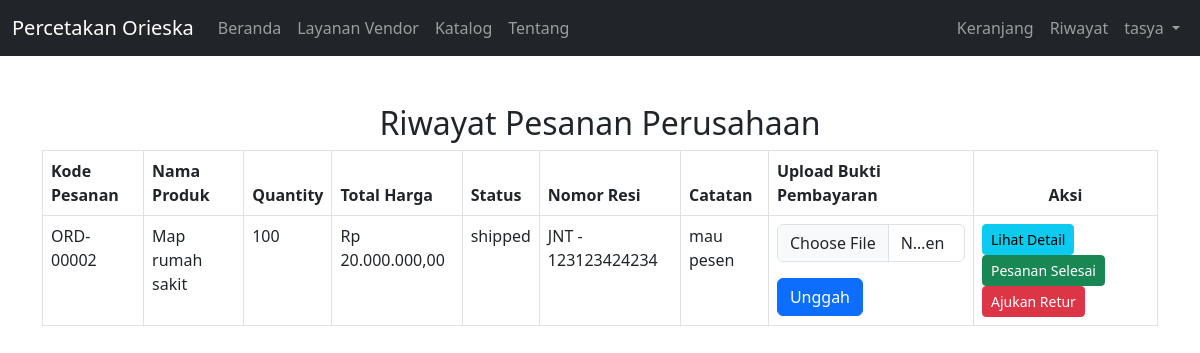
Screenshot of /consumer/company_order_history.php (signed in) with the database file from the repository.
### tables this page shows
CREATE TABLE `order_items` (
  `id` int(11) NOT NULL,
  `order_id` int(11) NOT NULL,
  `product_id` int(11) NOT NULL,
  `quantity` int(11) NOT NULL,
  `price` decimal(10,2) NOT NULL,
  `design_file` varchar(255) DEFAULT NULL,
  `note` text DEFAULT NULL
);

CREATE TABLE `orders` (
  `id` int(11) NOT NULL,
  `user_id` int(11) NOT NULL,
  `order_code` varchar(20) NOT NULL,
  `total` decimal(10,2) NOT NULL,
  `created_at` timestamp NOT NULL DEFAULT current_timestamp(),
  `updated_at` timestamp NOT NULL DEFAULT current_timestamp() ON UPDATE current_timestamp(),
  `address` varchar(255) NOT NULL,
  `shipping_method` varchar(50) NOT NULL,
  `payment_method` varchar(50) NOT NULL,
  `status` varchar(50) NOT NULL DEFAULT 'pending',
  `tracking_number` varchar(255) DEFAULT NULL,
  `shipping_cost` decimal(10,2) DEFAULT NULL,
  `payment_proof` varchar(255) DEFAULT NULL,
  `rejection_notes` text DEFAULT NULL,
  `proofing_file` varchar(255) DEFAULT NULL
);

CREATE TABLE `products` (
  `id` int(11) NOT NULL,
  `product_code` varchar(20) NOT NULL,
  `name` varchar(100) NOT NULL,
  `description` text DEFAULT NULL,
  `price` decimal(10,2) NOT NULL,
  `image` varchar(255) DEFAULT NULL,
  `created_at` timestamp NOT NULL DEFAULT current_timestamp(),
  `company` tinyint(1) DEFAULT 0,
  `estimasi_pengerjaan` varchar(255) DEFAULT NULL,
  `min_order` int(11) DEFAULT 1
);

### consumer/company_order_history.php (the view, shortened to what this page needs)
<?php
include '../includes/db.php';
$user_id = $_SESSION['user_id'];
$stmt = $conn->prepare("SELECT orders.id AS order_id, orders.order_code, orders.total, orders.status,
                        orders.tracking_number, order_items.product_id, order_items.quantity,
                        order_items.note, products.name AS product_name, orders.payment_proof
                        FROM orders
                        JOIN order_items ON orders.id = order_items.order_id
                        JOIN products ON order_items.product_id = products.id
                        WHERE orders.user_id = ?
                        ORDER BY orders.id DESC");
$stmt->bind_param("i", $user_id);
$stmt->execute();
$result = $stmt->get_result();
$orders = [];
while ($row = $result->fetch_assoc()) {
    $orders[] = $row;
}
?>
<!DOCTYPE html>
<html lang="id">
<head>
    <link href="https://cdn.jsdelivr.net/npm/bootstrap@5.3.0/dist/css/bootstrap.min.css" rel="stylesheet">
</head>
<body>
<nav class="navbar navbar-expand-lg navbar-dark bg-dark sticky-top">
        <div class="container-fluid">
            <a class="navbar-brand" href="#">Percetakan Orieska</a>
            <div class="collapse navbar-collapse" id="navbarNavDropdown">
                <ul class="navbar-nav me-auto mb-2 mb-lg-0">
                    <li class="nav-item">
                        <a class="nav-link" aria-current="page" href="../index.php">Beranda</a>
                    </li>
                    <li class="nav-item">
                        <a class="nav-link" href="../layanan.php">Layanan Vendor</a>
                    </li>
                    <li class="nav-item">
                        <a class="nav-link" href="company_catalog.php">Katalog</a>
                    </li>
                    <li class="nav-item">
                        <a class="nav-link" href="../about.php">Tentang</a>
                    </li>
                </ul>
                <ul class="navbar-nav mb-2 mb-lg-0">
                    <li class="nav-item">
                        <a class="nav-link" href="company_cart.php"><i class="bi bi-cart"></i> Keranjang</a>
                    </li>
                    <li class="nav-item">
                        <a class="nav-link" href="company_order_history.php"><i class="material-icons"></i> Riwayat</a>
                    </li>
                    <?php if (isset($_SESSION['username'])): ?>
                        <li class="nav-item dropdown">
                            <a class="nav-link dropdown-toggle" href="#" id="userDropdown" role="button" data-bs-toggle="dropdown" aria-expanded="false">
                                <?= htmlspecialchars($_SESSION['username']); ?>
                            </a>
                        </li>
                    <?php endif; ?>
                </ul>
            </div>
        </div>
    </nav>
    <div class="container mt-5">
        <h2 class="text-center">Riwayat Pesanan Perusahaan</h2>
        <?php if (empty($orders)): ?>
            <p class="text-center">Tidak ada riwayat pesanan.</p>
        <?php else: ?>
            <table class="table table-bordered">
                <thead>
                    <tr>
                        <th>Kode Pesanan</th>
                        <th>Nama Produk</th>
                        <th>Quantity</th>
                        <th>Total Harga</th>
                        <th>Status</th>
                        <th>Nomor Resi</th>
                        <th>Catatan</th>
                        <th>Upload Bukti Pembayaran</th>
                        <th><center>Aksi</center></th>
                    </tr>
                </thead>
                <tbody>
                    <?php foreach ($orders as $order): ?>
                        <tr>
                            <td><?= htmlspecialchars($order['order_code']); ?></td>
                            <td><?= htmlspecialchars($order['product_name']); ?></td>
                            <td><?= htmlspecialchars($order['quantity']); ?></td>
                            <td>Rp <?= number_format($order['total'], 2, ',', '.'); ?></td>
                            <td><?= htmlspecialchars($order['status']); ?></td>
                            <td><?= htmlspecialchars($order['tracking_number']); ?></td>
                            <td><?= htmlspecialchars($order['note']); ?></td>
                            <td>
                                <form method="post" action="company_order_history.php" enctype="multipart/form-data">
                                    <div class="mb-3">
                                        <input type="file" name="payment_proof" class="form-control" accept="image/jpeg,image/png" required>
                                    </div>
                                    <button type="submit" class="btn btn-primary">Unggah</button>
                                </form>
                            </td>
                            <td>
                            <a class="btn btn-info btn-sm" href="view_company_order_detail.php?id=<?= $order['order_id'] ?>">Lihat Detail</a>
                                <?php if ($order['status'] === 'shipped'): ?>
                                    <a class="btn btn-success btn-sm" href="complete_order.php?order_id=<?= $order['order_id'] ?>">Pesanan Selesai</a>
                                    <a class="btn btn-danger btn-sm" href="company_return_request.php?order_id=<?= $order['order_id'] ?>">Ajukan Retur</a>
                                <?php elseif ($order['status'] === 'return_pending'): ?>
                                    <span class="badge bg-warning text-dark">Retur Pending</span>
                                <?php elseif ($order['status'] === 'return_rejected'): ?>
                                    <span class="badge bg-danger">Retur Ditolak</span>
                                <?php elseif ($order['status'] === 'return_approved'): ?>
                                    <a class="btn btn-danger btn-sm" href="company_return_form.php?order_id=<?= $order['order_id'] ?>">Retur Barang</a>
                                <?php elseif ($order['status'] === 'return_accepted'): ?>
                                    <span class="badge bg-success">Retur Diterima</span>
                                <?php elseif ($order['status'] === 'returned'): ?>
                                    <span class="badge bg-success">Retur Barang Diterima</span>
                                <?php elseif ($order['status'] === 'completed'): ?>
                                    <span class="badge bg-success">Selesai</span>
                                <?php endif; ?>
                            </td>
                        </tr>
                    <?php endforeach; ?>
                </tbody>
            </table>
        <?php endif; ?>
    </div>
</body>
</html>

### rows the page displays
order_items: order.order_code "ORD-00002", product.name "Map rumah sakit", quantity "100", order.total "20.000.000,00", order.status "shipped", order.tracking_number "JNT - 123123424234", note "mau pesen"

### other values shown
$_SESSION['username'] "tasya"
